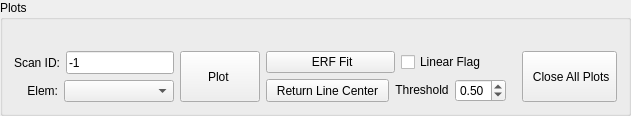
         <widget class="QGroupBox" name="groupBox">
          <property name="sizePolicy">
           <sizepolicy hsizetype="Preferred" vsizetype="Fixed">
            <horstretch>0</horstretch>
            <verstretch>0</verstretch>
           </sizepolicy>
          </property>
          <property name="title">
           <string>Plots</string>
          </property>
          <layout class="QGridLayout" name="gridLayout_55">
           <item row="1" column="0">
            <layout class="QGridLayout" name="gridLayout_51">
             <property name="rightMargin">
              <number>0</number>
             </property>
             <item row="1" column="0">
              <layout class="QGridLayout" name="gridLayout_10">
               <item row="0" column="0">
                <widget class="QLabel" name="label_48">
                 <property name="sizePolicy">
                  <sizepolicy hsizetype="Fixed" vsizetype="Preferred">
                   <horstretch>0</horstretch>
                   <verstretch>0</verstretch>
                  </sizepolicy>
                 </property>
                 <property name="text">
                  <string>    Elem:</string>
                 </property>
                 <property name="alignment">
                  <set>Qt::AlignRight|Qt::AlignTrailing|Qt::AlignVCenter</set>
                 </property>
                </widget>
               </item>
               <item row="0" column="1">
                <widget class="QComboBox" name="cb_plot_elem">
                 <property name="sizePolicy">
                  <sizepolicy hsizetype="Preferred" vsizetype="Preferred">
                   <horstretch>0</horstretch>
                   <verstretch>0</verstretch>
                  </sizepolicy>
                 </property>
                </widget>
               </item>
              </layout>
             </item>
             <item row="0" column="0">
              <layout class="QGridLayout" name="gridLayout_2">
               <item row="0" column="0">
                <widget class="QLabel" name="label_47">
                 <property name="sizePolicy">
                  <sizepolicy hsizetype="Fixed" vsizetype="Preferred">
                   <horstretch>0</horstretch>
                   <verstretch>0</verstretch>
                  </sizepolicy>
                 </property>
                 <property name="text">
                  <string>Scan ID:</string>
                 </property>
                 <property name="alignment">
                  <set>Qt::AlignRight|Qt::AlignTrailing|Qt::AlignVCenter</set>
                 </property>
                </widget>
               </item>
               <item row="0" column="1">
                <widget class="QLineEdit" name="le_plot_sd">
                 <property name="sizePolicy">
                  <sizepolicy hsizetype="Preferred" vsizetype="Preferred">
                   <horstretch>0</horstretch>
                   <verstretch>0</verstretch>
                  </sizepolicy>
                 </property>
                 <property name="text">
                  <string>-1</string>
                 </property>
                </widget>
               </item>
              </layout>
             </item>
            </layout>
           </item>
           <item row="1" column="2">
            <layout class="QGridLayout" name="gridLayout_54">
             <property name="rightMargin">
              <number>10</number>
             </property>
             <item row="0" column="0">
              <layout class="QGridLayout" name="gridLayout_5">
               <item row="0" column="0">
                <widget class="QPushButton" name="pb_erf_fit">
                 <property name="sizePolicy">
                  <sizepolicy hsizetype="Preferred" vsizetype="Preferred">
                   <horstretch>0</horstretch>
                   <verstretch>0</verstretch>
                  </sizepolicy>
                 </property>
                 <property name="text">
                  <string> ERF Fit</string>
                 </property>
                </widget>
               </item>
               <item row="0" column="1">
                <widget class="QCheckBox" name="cb_erf_linear_flag">
                 <property name="sizePolicy">
                  <sizepolicy hsizetype="Fixed" vsizetype="Preferred">
                   <horstretch>0</horstretch>
                   <verstretch>0</verstretch>
                  </sizepolicy>
                 </property>
                 <property name="layoutDirection">
                  <enum>Qt::LeftToRight</enum>
                 </property>
                 <property name="text">
                  <string>Linear Flag      </string>
                 </property>
                </widget>
               </item>
              </layout>
             </item>
             <item row="1" column="0">
              <layout class="QGridLayout" name="gridLayout_18">
               <item row="0" column="0">
                <widget class="QPushButton" name="pb_plot_line_center">
                 <property name="sizePolicy">
                  <sizepolicy hsizetype="Preferred" vsizetype="Preferred">
                   <horstretch>0</horstretch>
                   <verstretch>0</verstretch>
                  </sizepolicy>
                 </property>
                 <property name="text">
                  <string>  Return Line Center  </string>
                 </property>
                </widget>
               </item>
               <item row="0" column="1">
                <layout class="QHBoxLayout" name="horizontalLayout_14">
                 <property name="rightMargin">
                  <number>0</number>
                 </property>
                 <item>
                  <widget class="QLabel" name="label_49">
                   <property name="sizePolicy">
                    <sizepolicy hsizetype="Fixed" vsizetype="Fixed">
                     <horstretch>0</horstretch>
                     <verstretch>0</verstretch>
                    </sizepolicy>
                   </property>
                   <property name="text">
                    <string>Threshold</string>
                   </property>
                   <property name="alignment">
                    <set>Qt::AlignCenter</set>
                   </property>
                  </widget>
                 </item>
                 <item>
                  <widget class="QDoubleSpinBox" name="dsb_line_center_thre">
                   <property name="sizePolicy">
                    <sizepolicy hsizetype="Fixed" vsizetype="Fixed">
                     <horstretch>0</horstretch>
                     <verstretch>0</verstretch>
                    </sizepolicy>
                   </property>
                   <property name="minimum">
                    <double>0.010000000000000</double>
                   </property>
                   <property name="maximum">
                    <double>1.000000000000000</double>
                   </property>
                   <property name="value">
                    <double>0.500000000000000</double>
                   </property>
                  </widget>
                 </item>
                </layout>
               </item>
              </layout>
             </item>
            </layout>
           </item>
           <item row="1" column="1">
            <layout class="QVBoxLayout" name="verticalLayout_2">
             <item>
              <widget class="QPushButton" name="pb_plot">
               <property name="sizePolicy">
                <sizepolicy hsizetype="Preferred" vsizetype="Preferred">
                 <horstretch>0</horstretch>
                 <verstretch>0</verstretch>
                </sizepolicy>
               </property>
               <property name="styleSheet">
                <string notr="true">QPushButton:pressed{ 
	background-color: rgb(255, 0, 0); 
	}</string>
               </property>
               <property name="text">
                <string>      Plot       </string>
               </property>
              </widget>
             </item>
            </layout>
           </item>
           <item row="1" column="3">
            <widget class="QPushButton" name="pb_close_all_plot">
             <property name="sizePolicy">
              <sizepolicy hsizetype="Preferred" vsizetype="Preferred">
               <horstretch>0</horstretch>
               <verstretch>0</verstretch>
              </sizepolicy>
             </property>
             <property name="styleSheet">
              <string notr="true"/>
             </property>
             <property name="text">
              <string>  Close All Plots </string>
             </property>
            </widget>
           </item>
           <item row="0" column="0">
            <widget class="QLabel" name="label_51">
             <property name="text">
              <string/>
             </property>
            </widget>
           </item>
          </layout>
         </widget>
